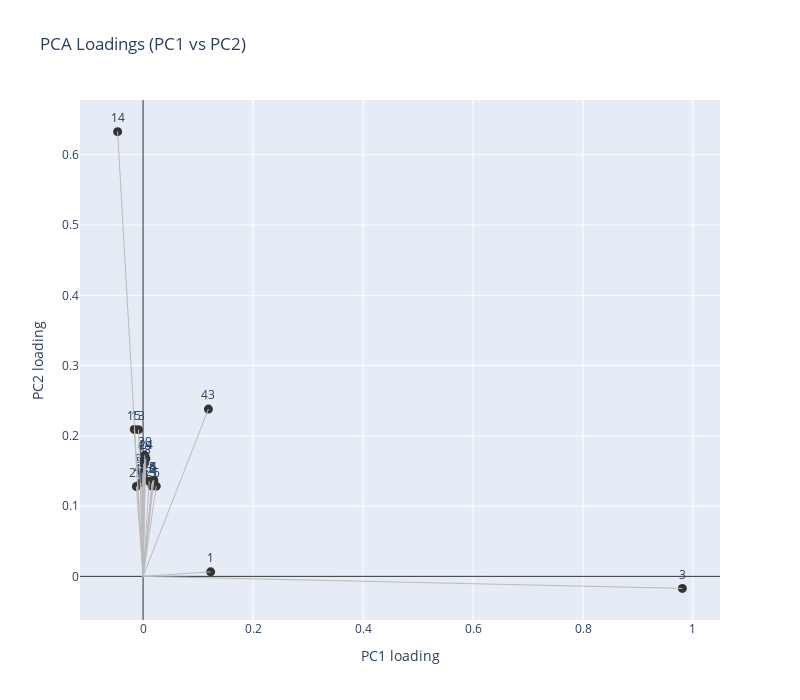

The code cell stored with this chart in its notebook:
### Markdown cell above
## PCA loadings plot

### Code cell
try:
    if not loadings_df.empty:
        fig_loadings = go.Figure()
        for feature, row in top_loadings.iterrows():
            fig_loadings.add_shape(
                type="line",
                x0=0,
                y0=0,
                x1=row["PC1"],
                y1=row["PC2"],
                line=dict(color="#BBBBBB", width=1),
            )
        fig_loadings.add_trace(
            go.Scatter(
                x=top_loadings["PC1"],
                y=top_loadings["PC2"],
                mode="markers+text",
                text=top_loadings.index,
                textposition="top center",
                marker=dict(size=9, color="#333333"),
                hovertemplate="Feature: %{text}<br>PC1 loading: %{x:.3f}<br>PC2 loading: %{y:.3f}<extra></extra>",
                showlegend=False,
            )
        )
        fig_loadings.update_layout(
            title="PCA Loadings (PC1 vs PC2)",
            xaxis_title="PC1 loading",
            yaxis_title="PC2 loading",
            xaxis=dict(zeroline=True, zerolinewidth=1, zerolinecolor="#333"),
            yaxis=dict(zeroline=True, zerolinewidth=1, zerolinecolor="#333"),
            width=800,
            height=700,
        )
        save_figure(
            fig_loadings,
            "s09",
            "pca_loadings_pc1_pc2",
            cfg,
            OUTPUT_DIR
        )
        print(f"Step 9: PCA loadings plotting done.")
except Exception as e:
    print(f"Error during PCA loadings plotting: {e}")

### Figure 1 — Plotly figure (JSON) as saved in the notebook; plotly's stock layout.template omitted (floating-point values rounded to 4 significant figures)
{"data": [{"hovertemplate": "Feature: %{text}<br>PC1 loading: %{x:.3f}<br>PC2 loading: %{y:.3f}<extra></extra>", "marker": {"color": "#333333", "size": 9}, "mode": "markers+text", "showlegend": false, "text": [3.0, 14.0, 43.0, 15.0, 13.0, 20.0, 24.0, 19.0, 18.0, 59.0, 58.0, 4.0, 5.0, 26.0, 2.0, 44.0, 6.0, 21.0, 23.0, 1.0], "textposition": "top center", "type": "scatter", "x": [0.9807, -0.0463, 0.1188, -0.01603, -0.008358, 0.003142, 0.004947, 0.002579, 0.001083, -0.001479, 5.265e-05, 0.01954, 0.01757, 0.01137, 0.01622, -0.003922, 0.02387, 0.01636, -0.01217, 0.1229], "y": [-0.01709, 0.6329, 0.2381, 0.2091, 0.2088, 0.1722, 0.1675, 0.1657, 0.1602, 0.1476, 0.1429, 0.137, 0.1364, 0.1354, 0.1327, 0.1333, 0.1284, 0.1285, 0.1278, 0.006419]}], "layout": {"height": 700, "shapes": [{"line": {"color": "#BBBBBB", "width": 1}, "type": "line", "x0": 0, "x1": 0.9807, "y0": 0, "y1": -0.01709}, {"line": {"color": "#BBBBBB", "width": 1}, "type": "line", "x0": 0, "x1": -0.0463, "y0": 0, "y1": 0.6329}, {"line": {"color": "#BBBBBB", "width": 1}, "type": "line", "x0": 0, "x1": 0.1188, "y0": 0, "y1": 0.2381}, {"line": {"color": "#BBBBBB", "width": 1}, "type": "line", "x0": 0, "x1": -0.01603, "y0": 0, "y1": 0.2091}, {"line": {"color": "#BBBBBB", "width": 1}, "type": "line", "x0": 0, "x1": -0.008358, "y0": 0, "y1": 0.2088}, {"line": {"color": "#BBBBBB", "width": 1}, "type": "line", "x0": 0, "x1": 0.003142, "y0": 0, "y1": 0.1722}, {"line": {"color": "#BBBBBB", "width": 1}, "type": "line", "x0": 0, "x1": 0.004947, "y0": 0, "y1": 0.1675}, {"line": {"color": "#BBBBBB", "width": 1}, "type": "line", "x0": 0, "x1": 0.002579, "y0": 0, "y1": 0.1657}, {"line": {"color": "#BBBBBB", "width": 1}, "type": "line", "x0": 0, "x1": 0.001083, "y0": 0, "y1": 0.1602}, {"line": {"color": "#BBBBBB", "width": 1}, "type": "line", "x0": 0, "x1": -0.001479, "y0": 0, "y1": 0.1476}, {"line": {"color": "#BBBBBB", "width": 1}, "type": "line", "x0": 0, "x1": 5.265e-05, "y0": 0, "y1": 0.1429}, {"line": {"color": "#BBBBBB", "width": 1}, "type": "line", "x0": 0, "x1": 0.01954, "y0": 0, "y1": 0.137}, {"line": {"color": "#BBBBBB", "width": 1}, "type": "line", "x0": 0, "x1": 0.01757, "y0": 0, "y1": 0.1364}, {"line": {"color": "#BBBBBB", "width": 1}, "type": "line", "x0": 0, "x1": 0.01137, "y0": 0, "y1": 0.1354}, {"line": {"color": "#BBBBBB", "width": 1}, "type": "line", "x0": 0, "x1": 0.01622, "y0": 0, "y1": 0.1327}, {"line": {"color": "#BBBBBB", "width": 1}, "type": "line", "x0": 0, "x1": -0.003922, "y0": 0, "y1": 0.1333}, {"line": {"color": "#BBBBBB", "width": 1}, "type": "line", "x0": 0, "x1": 0.02387, "y0": 0, "y1": 0.1284}, {"line": {"color": "#BBBBBB", "width": 1}, "type": "line", "x0": 0, "x1": 0.01636, "y0": 0, "y1": 0.1285}, {"line": {"color": "#BBBBBB", "width": 1}, "type": "line", "x0": 0, "x1": -0.01217, "y0": 0, "y1": 0.1278}, {"line": {"color": "#BBBBBB", "width": 1}, "type": "line", "x0": 0, "x1": 0.1229, "y0": 0, "y1": 0.006419}], "title": {"text": "PCA Loadings (PC1 vs PC2)"}, "width": 800, "xaxis": {"title": {"text": "PC1 loading"}, "zeroline": true, "zerolinecolor": "#333", "zerolinewidth": 1}, "yaxis": {"title": {"text": "PC2 loading"}, "zeroline": true, "zerolinecolor": "#333", "zerolinewidth": 1}}}
